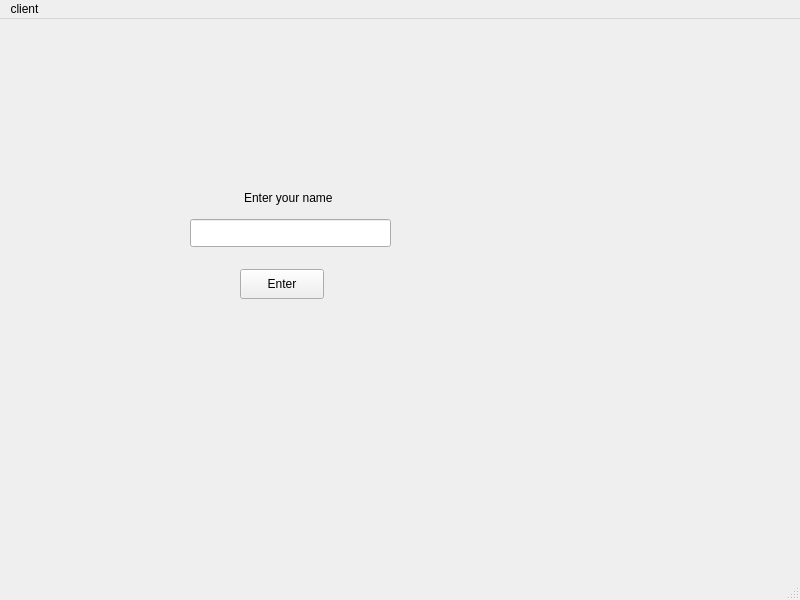
<?xml version="1.0" encoding="UTF-8"?>
<ui version="4.0">
 <class>client</class>
 <widget class="QMainWindow" name="client">
  <property name="geometry">
   <rect>
    <x>0</x>
    <y>0</y>
    <width>800</width>
    <height>600</height>
   </rect>
  </property>
  <property name="windowTitle">
   <string>MainWindow</string>
  </property>
  <property name="toolTipDuration">
   <number>2</number>
  </property>
  <widget class="QWidget" name="centralwidget">
   <widget class="QLabel" name="label">
    <property name="geometry">
     <rect>
      <x>244</x>
      <y>163</y>
      <width>121</width>
      <height>31</height>
     </rect>
    </property>
    <property name="text">
     <string>Enter your name</string>
    </property>
   </widget>
   <widget class="QLineEdit" name="playerName">
    <property name="geometry">
     <rect>
      <x>190</x>
      <y>200</y>
      <width>201</width>
      <height>28</height>
     </rect>
    </property>
   </widget>
   <widget class="QPushButton" name="enterButton">
    <property name="geometry">
     <rect>
      <x>240</x>
      <y>250</y>
      <width>84</width>
      <height>30</height>
     </rect>
    </property>
    <property name="text">
     <string>Enter</string>
    </property>
   </widget>
  </widget>
  <widget class="QMenuBar" name="menubar">
   <property name="geometry">
    <rect>
     <x>0</x>
     <y>0</y>
     <width>800</width>
     <height>26</height>
    </rect>
   </property>
   <widget class="QMenu" name="menuclient">
    <property name="title">
     <string>client</string>
    </property>
   </widget>
   <addaction name="menuclient"/>
  </widget>
  <widget class="QStatusBar" name="statusbar"/>
 </widget>
 <resources/>
 <connections/>
</ui>
